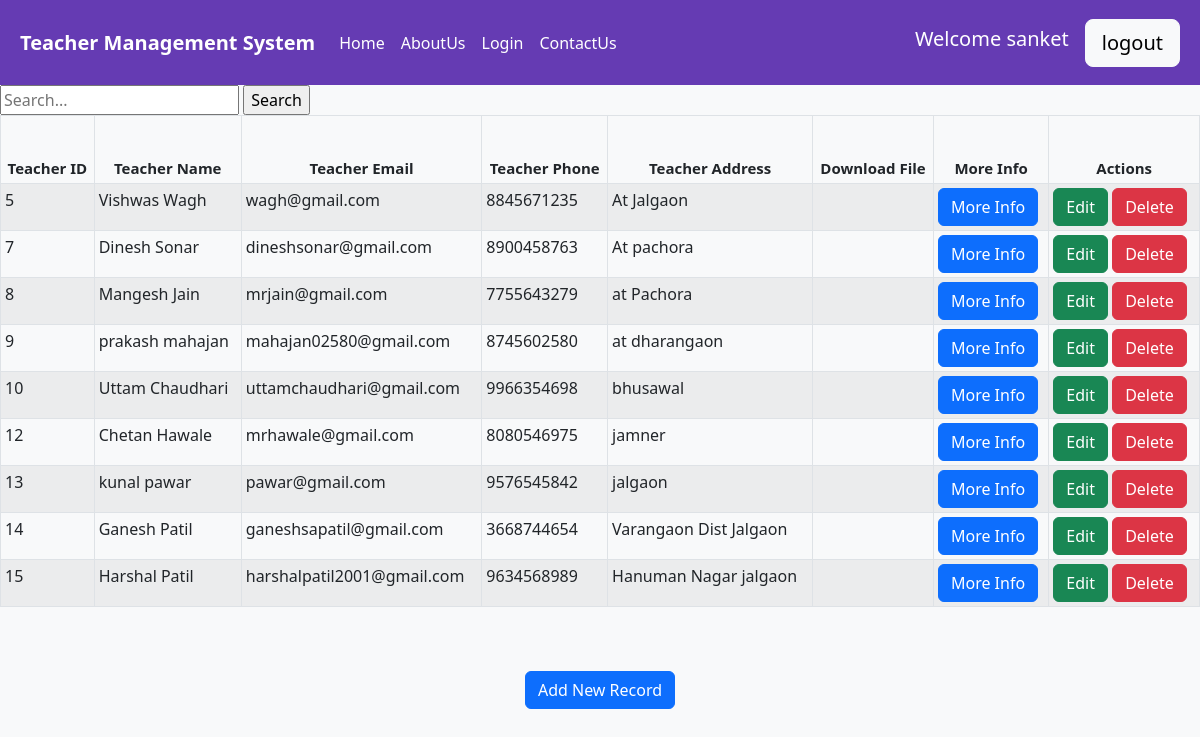
The page /super_user (signed in) on the database its author committed.
### home/models.py (models this page shows, shortened)
class Teacher_details(models.Model):
    id = models.AutoField(primary_key=True)
    tname=models.CharField(max_length=122,null=True)
    temail=models.CharField(max_length=122,null=True)
    tphone=models.CharField(max_length=122,null=True)
    tdob=models.DateField(null=True)
    tadd=models.TextField()
    tsscs=models.CharField(max_length=122,null=True)
    tsscp=models.CharField(max_length=122,null=True)
    thscs=models.CharField(max_length=122,null=True)
    thscp=models.CharField(max_length=122,null=True)
    tgp=models.CharField(max_length=122,null=True)
    tgc=models.CharField(max_length=122,null=True)
    tpgp=models.CharField(max_length=122,null=True)
    tpgc=models.CharField(max_length=122,null=True)
    tge=models.CharField(max_length=122,null=True)
    teq=models.CharField(max_length=122,null=True)
    teqy=models.CharField(max_length=122,null=True)
    teacher_service=models.CharField(max_length=122,null=True)
    join_date=models.DateField(null=True)
    teacher_salary=models.CharField(max_length=122,null=True)
    teacher_exp=models.CharField(max_length=122,null=True)
    image = models.ImageField(upload_to='images')
    field_name = models.FileField(blank="True",upload_to="media")

### home/views.py (the view)
# urls.py: path('super_user', views.super_user, name="super_user"),
def super_user(request):
    results = Teacher_details.objects.all()
    return render(request, 'super_user.html', {'results': results})

### Templates/super_user.html (shortened to what this page needs)
{% extends 'base.html' %}
{% block content %}
<form method="get" action="/super_user">
    <input type="text" name="q" placeholder="Search...">
    <input type="submit" value="Search"></form>
    <table class="table table-striped table-bordered table-sm">
        <thead class="thead-dark">
            <tr style="height:68px ;font-size:15px"class="text-center">
                <th>Teacher ID</th>
                <th>Teacher Name</th>
                <th>Teacher Email</th>
                <th>Teacher Phone</th>
                <th>Teacher Address</th>
                <th>Download File</th>
                <th>More Info</th>
                <th>Actions</th>
            </tr>
        </thead>
        <tbody>
            {% for list in results %}
            <tr>
                <td>{{ list.id}}</td>
                <td>{{ list.tname}}</td>
                <td>{{ list.temail }}</td>
                <td>{{ list.tphone }}</td>
                <td>{{ list.tadd }}</td>
                <td><a href="{{list.field_name.urls}}" download >{{ list.field_name}}</a></td>
                <td><button type="button" class="btn btn-primary"><a href="/show_more/{{ list.id }}"style="text-decoration:none;color:White">More Info</a></button></td>
                <td>
                    <button type="button" class="btn btn-success"><a href="/edit/{{ list.id }}"style="text-decoration:none;color:White">Edit</a></button>
                    <button type="button" class="btn btn-danger"><a href="/delete/{{ list.id }}"style="text-decoration:none;color:White">Delete</a></button>
                </td>
            </tr>
            {% endfor %}
        </tbody>
    </table>
    <br>
    <br>
    <center><a href="teacherform" class="btn btn-primary">Add New Record</a></center>
    {% endblock content %}

### Templates/base.html (shortened to what this page needs)
{% load static %}
<!doctype html>
<html lang="en">
<head>
  <link href="https://cdn.jsdelivr.net/npm/bootstrap@5.3.0-alpha1/dist/css/bootstrap.min.css" rel="stylesheet"
>
  <link rel="stylesheet" href="{% static 'aboutus.css' %}">
  <link rel="stylesheet" href="{% static 'base.css' %}">
  <link href="/vendor/aos/aos.css" rel="stylesheet">
  <link href="/vendor/bootstrap/css/bootstrap.min.css" rel="stylesheet">
  <link href="/vendor/bootstrap-icons/bootstrap-icons.css" rel="stylesheet">
  <link href="/vendor/boxicons/css/boxicons.min.css" rel="stylesheet">
  <link href="/vendor/glightbox/css/glightbox.min.css" rel="stylesheet">
  <link href="/vendor/remixicon/remixicon.css" rel="stylesheet">
  <link href="/vendor/swiper/swiper-bundle.min.css" rel="stylesheet">
</head>
<body style="background:#f8f9fa">
  <nav class="navbar navbar-expand-lg"style="background:rgb(101, 59, 179)">
    <div class="container-fluid m-2">
      <a class="navbar-brand" href="#" style="color:white;font-weight:900">Teacher Management System</a>
      <div class="collapse navbar-collapse" id="navbarSupportedContent">
        <ul class="navbar-nav me-auto mb-2 mb-lg-0">
          <li class="nav-item">
            <a class="nav-link active" aria-current="page" href="/" style="color:white">Home</a>
          </li>
          <li class="nav-item">
            <a class="nav-link" href="/about" style="color:white">AboutUs</a>
          </li>
          <li class="nav-item">
            <a class="nav-link" href="/inner_login" style="color:white">Login</a>
          </li>
          <li class="nav-item">
            <a class="nav-link " href="/contact" style="color:white">ContactUs</a>
          </li>
        </ul>
        <h5 class="mr-3 text-center mx-3 ">Welcome {{request.user}}</h5>
        <button class=" btn btn-light btn-lg" type="submit"><a href="/logout"
            style="color:black;text-decoration:none">logout</a></button>
      </div>
    </div>
  </nav>
  {% block content %}{% endblock content %}
</body>
</html>

### static/base.css (style rules this page uses)
.navbar { background-color: rgb(101, 59, 179); color:white; height:85px; }

### rows shown on the page
Teacher_details: id "5", tname "Vishwas Wagh", temail "wagh@gmail.com", tphone "8845671235", tadd "At Jalgaon"
Teacher_details: id "7", tname "Dinesh Sonar", temail "dineshsonar@gmail.com", tphone "8900458763", tadd "At pachora"
Teacher_details: id "8", tname "Mangesh Jain", temail "mrjain@gmail.com", tphone "7755643279", tadd "at Pachora"
Teacher_details: id "9", tname "prakash mahajan", temail "mahajan02580@gmail.com", tphone "8745602580", tadd "at dharangaon"
Teacher_details: id "10", tname "Uttam Chaudhari", temail "uttamchaudhari@gmail.com", tphone "9966354698", tadd "bhusawal"
Teacher_details: id "12", tname "Chetan Hawale", temail "mrhawale@gmail.com", tphone "8080546975", tadd "jamner"
Teacher_details: id "13", tname "kunal pawar", temail "pawar@gmail.com", tphone "9576545842", tadd "jalgaon"
Teacher_details: id "14", tname "Ganesh Patil", temail "ganeshsapatil@gmail.com", tphone "3668744654", tadd "Varangaon Dist Jalgaon"
Teacher_details: id "15", tname "Harshal Patil", temail "harshalpatil2001@gmail.com", tphone "9634568989", tadd "Hanuman Nagar jalgaon"

### other values the page prints
{{ request.user }} "sanket"
